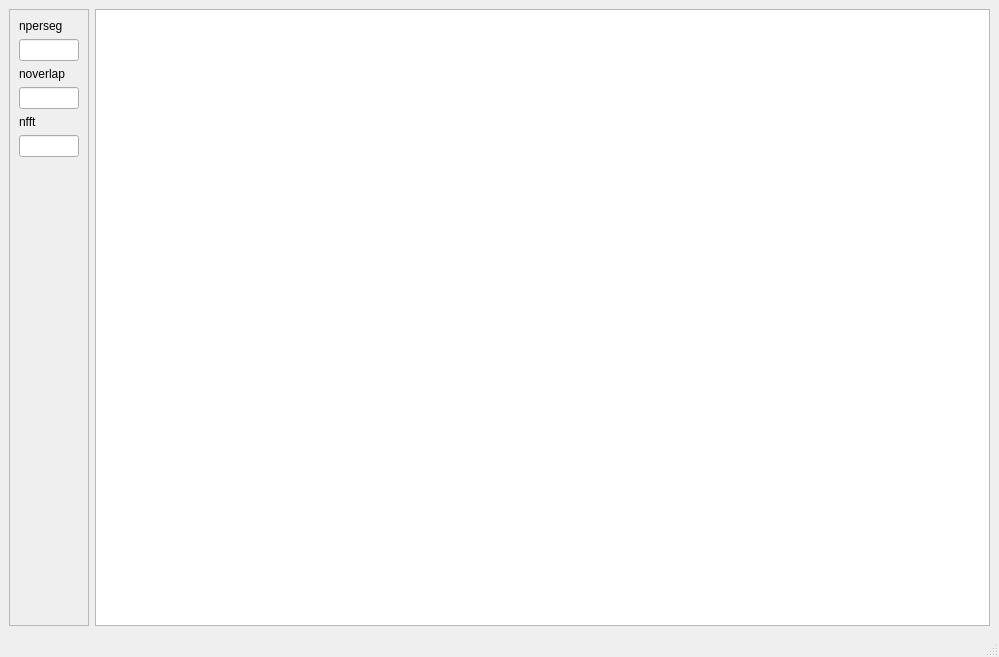
<?xml version="1.0" encoding="UTF-8"?>
<ui version="4.0">
 <class>MainWindow</class>
 <widget class="QMainWindow" name="MainWindow">
  <property name="geometry">
   <rect>
    <x>0</x>
    <y>0</y>
    <width>999</width>
    <height>657</height>
   </rect>
  </property>
  <property name="windowTitle">
   <string>MainWindow</string>
  </property>
  <widget class="QWidget" name="centralwidget">
   <layout class="QGridLayout" name="gridLayout_2">
    <item row="0" column="0">
     <layout class="QGridLayout" name="gridLayout">
      <item row="0" column="1">
       <widget class="PlotWidget" name="plotItem_image"/>
      </item>
      <item row="0" column="0">
       <widget class="QFrame" name="frame">
        <property name="minimumSize">
         <size>
          <width>80</width>
          <height>0</height>
         </size>
        </property>
        <property name="maximumSize">
         <size>
          <width>80</width>
          <height>16777215</height>
         </size>
        </property>
        <property name="frameShape">
         <enum>QFrame::StyledPanel</enum>
        </property>
        <property name="frameShadow">
         <enum>QFrame::Raised</enum>
        </property>
        <layout class="QVBoxLayout" name="verticalLayout">
         <item>
          <widget class="QLabel" name="label_nperseg">
           <property name="text">
            <string>nperseg</string>
           </property>
          </widget>
         </item>
         <item>
          <widget class="QLineEdit" name="uiLineEdit_nperseg">
           <property name="maximumSize">
            <size>
             <width>80</width>
             <height>16777215</height>
            </size>
           </property>
          </widget>
         </item>
         <item>
          <widget class="QLabel" name="label_noverlap">
           <property name="text">
            <string>noverlap</string>
           </property>
          </widget>
         </item>
         <item>
          <widget class="QLineEdit" name="uiLineEdit_noverlap">
           <property name="maximumSize">
            <size>
             <width>80</width>
             <height>16777215</height>
            </size>
           </property>
          </widget>
         </item>
         <item>
          <widget class="QLabel" name="label_nfft">
           <property name="text">
            <string>nfft</string>
           </property>
          </widget>
         </item>
         <item>
          <widget class="QLineEdit" name="uiLineEdit_nfft">
           <property name="maximumSize">
            <size>
             <width>80</width>
             <height>16777215</height>
            </size>
           </property>
          </widget>
         </item>
         <item>
          <spacer name="verticalSpacer">
           <property name="orientation">
            <enum>Qt::Vertical</enum>
           </property>
           <property name="sizeHint" stdset="0">
            <size>
             <width>20</width>
             <height>40</height>
            </size>
           </property>
          </spacer>
         </item>
        </layout>
       </widget>
      </item>
     </layout>
    </item>
   </layout>
  </widget>
  <widget class="QStatusBar" name="statusbar"/>
  <action name="actionopen">
   <property name="text">
    <string>open...</string>
   </property>
  </action>
 </widget>
 <customwidgets>
  <customwidget>
   <class>PlotWidget</class>
   <extends>QGraphicsView</extends>
   <header>pyqtgraph</header>
  </customwidget>
 </customwidgets>
 <resources/>
 <connections/>
</ui>
